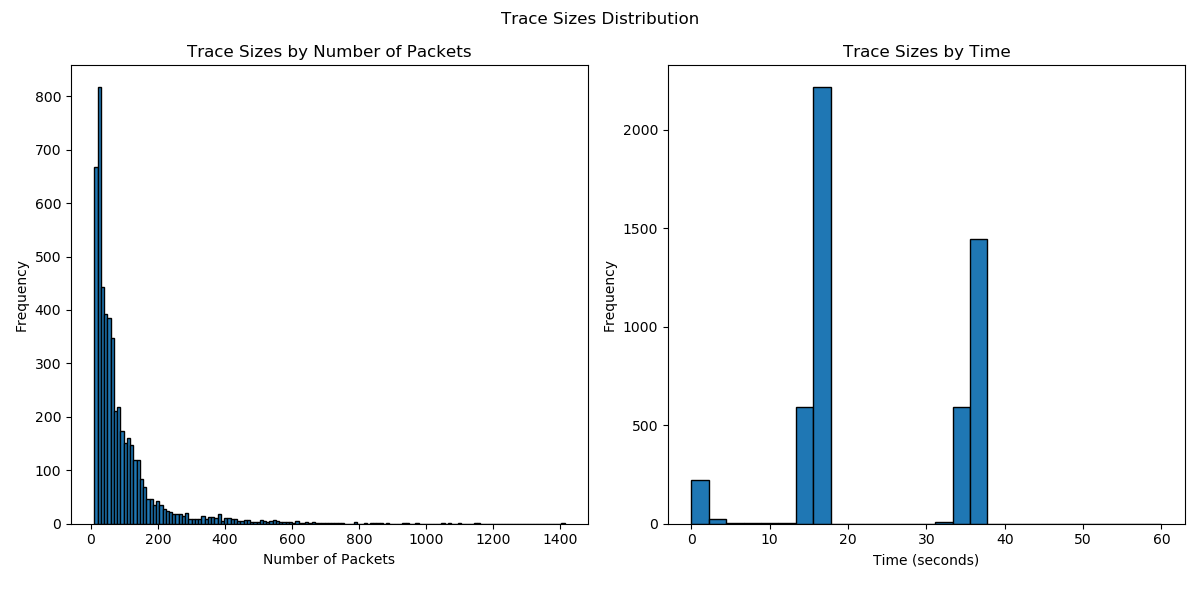

This chart was generated by the following Python code:
import os
import glob
import matplotlib.pyplot as plt

dir1 = 'may_inflow'

# Load files from the first directory
file_paths = glob.glob(os.path.join(dir1, '*'))

# Extract trace sizes in terms of the number of packets and time
trace_sizes_packets = []
trace_sizes_time = []

for file_path in file_paths:
    with open(file_path, 'r') as f:
        lines = f.readlines()
        packet_count = len(lines)
        trace_sizes_packets.append(packet_count)

        last_packet_time = float(lines[-1].strip().split('\t')[0])
        trace_sizes_time.append(last_packet_time)

# Create histograms
fig, (ax1, ax2) = plt.subplots(1, 2, figsize=(12, 6))
fig.suptitle('Trace Sizes Distribution')

# Trace size distribution by number of packets
ax1.hist(trace_sizes_packets, bins='auto', edgecolor='black')
ax1.set_title('Trace Sizes by Number of Packets')
ax1.set_xlabel('Number of Packets')
ax1.set_ylabel('Frequency')

# Trace size distribution by time
ax2.hist(trace_sizes_time, bins='auto', range=(0,60),edgecolor='black')
ax2.set_title('Trace Sizes by Time')
ax2.set_xlabel('Time (seconds)')
ax2.set_ylabel('Frequency')

# Adjust layout and display plots
plt.tight_layout(rect=[0, 0.03, 1, 0.95])
plt.show()
#plt.savefig('length_distribution.png')

